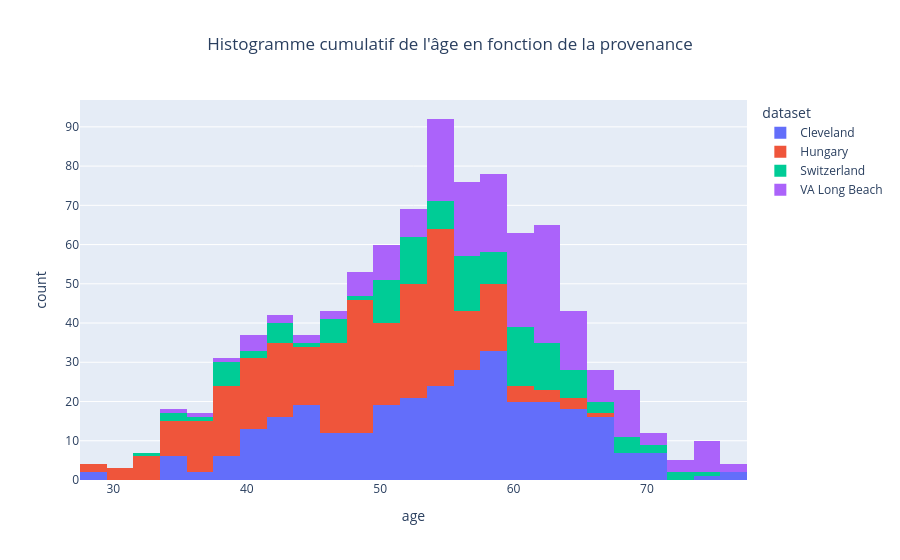

Notebook code for this chart:
### Markdown cell above
### Etude de l'age en fonction de la provenance

### Code cell
fig = px.histogram(data_frame=df, x='age', color= 'dataset', title = "Histogramme cumulatif de l'âge en fonction de la provenance")
fig.update_layout(title_x=0.5)
fig.show()

### Figure 1 — Plotly figure (JSON) as saved in the notebook; plotly's stock layout.template omitted (floating-point values rounded to 4 significant figures; data arrays with more than 128 entries replaced by an {"elided": "..."} marker saying what was removed)
{"data": [{"bingroup": "x", "hovertemplate": "dataset=Cleveland<br>age=%{x}<br>count=%{y}<extra></extra>", "legendgroup": "Cleveland", "marker": {"color": "#636efa", "pattern": {"shape": ""}}, "name": "Cleveland", "orientation": "v", "showlegend": true, "type": "histogram", "x": {"elided": "304 int values"}, "xaxis": "x", "yaxis": "y"}, {"bingroup": "x", "hovertemplate": "dataset=Hungary<br>age=%{x}<br>count=%{y}<extra></extra>", "legendgroup": "Hungary", "marker": {"color": "#EF553B", "pattern": {"shape": ""}}, "name": "Hungary", "orientation": "v", "showlegend": true, "type": "histogram", "x": {"elided": "293 int values"}, "xaxis": "x", "yaxis": "y"}, {"bingroup": "x", "hovertemplate": "dataset=Switzerland<br>age=%{x}<br>count=%{y}<extra></extra>", "legendgroup": "Switzerland", "marker": {"color": "#00cc96", "pattern": {"shape": ""}}, "name": "Switzerland", "orientation": "v", "showlegend": true, "type": "histogram", "x": [32, 34, 35, 36, 38, 38, 38, 38, 38, 38, 40, 41, 42, 42, 43, 43, 43, 45, 46, 46, 47, 47, 47, 47, 48, 50, 50, 50, 50, 51, 51, 51, 51, 51, 51, 51, 52, 52, 52, 52, 53, 53, 53, 53, 53, 53, 53, 53, 54, 54, 54, 55, 55, 55, 55, 56, 56, 56, 56, 56, 56, 56, 56, 57, 57, 57, 57, 57, 57, 58, 58, 58, 59, 59, 59, 59, 59, 60, 60, 60, 60, 60, 60, 61, 61, 61, 61, 61, 61, 61, 61, 61, 62, 62, 62, 62, 62, 62, 62, 63, 63, 63, 63, 63, 64, 64, 64, 65, 65, 65, 65, 66, 66, 67, 68, 68, 69, 69, 70, 70, 72, 73, 74], "xaxis": "x", "yaxis": "y"}, {"bingroup": "x", "hovertemplate": "dataset=VA Long Beach<br>age=%{x}<br>count=%{y}<extra></extra>", "legendgroup": "VA Long Beach", "marker": {"color": "#ab63fa", "pattern": {"shape": ""}}, "name": "VA Long Beach", "orientation": "v", "showlegend": true, "type": "histogram", "x": {"elided": "200 int values"}, "xaxis": "x", "yaxis": "y"}], "layout": {"barmode": "relative", "legend": {"title": {"text": "dataset"}, "tracegroupgap": 0}, "title": {"text": "Histogramme cumulatif de l'âge en fonction de la provenance", "x": 0.5}, "xaxis": {"anchor": "y", "domain": [0, 1], "title": {"text": "age"}}, "yaxis": {"anchor": "x", "domain": [0, 1], "title": {"text": "count"}}}}
